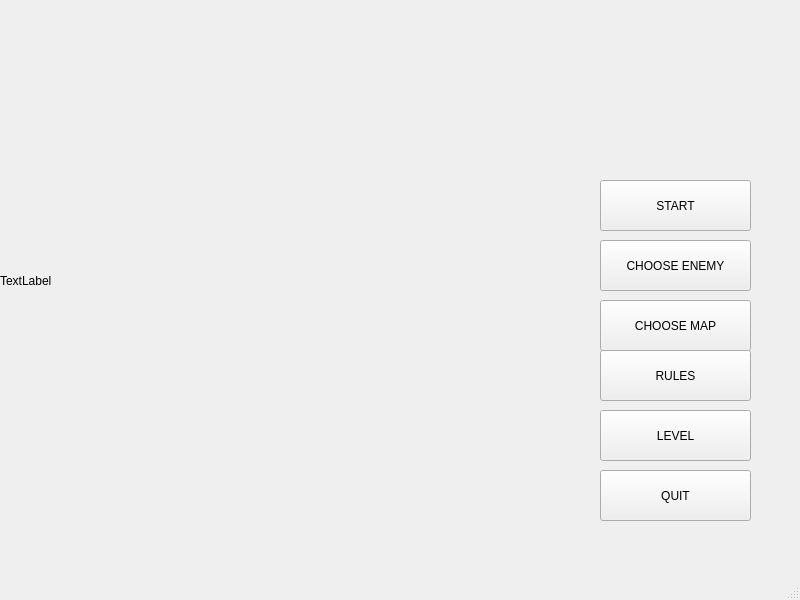
<?xml version="1.0" encoding="UTF-8"?>
<ui version="4.0">
 <class>MainWindow</class>
 <widget class="QMainWindow" name="MainWindow">
  <property name="geometry">
   <rect>
    <x>0</x>
    <y>0</y>
    <width>800</width>
    <height>600</height>
   </rect>
  </property>
  <property name="windowTitle">
   <string>MainWindow</string>
  </property>
  <widget class="QWidget" name="centralwidget">
   <widget class="QLabel" name="menu">
    <property name="geometry">
     <rect>
      <x>0</x>
      <y>-10</y>
      <width>831</width>
      <height>581</height>
     </rect>
    </property>
    <property name="text">
     <string>TextLabel</string>
    </property>
   </widget>
   <widget class="QPushButton" name="START">
    <property name="geometry">
     <rect>
      <x>600</x>
      <y>180</y>
      <width>151</width>
      <height>51</height>
     </rect>
    </property>
    <property name="text">
     <string>START</string>
    </property>
   </widget>
   <widget class="QPushButton" name="QUIT">
    <property name="geometry">
     <rect>
      <x>600</x>
      <y>470</y>
      <width>151</width>
      <height>51</height>
     </rect>
    </property>
    <property name="text">
     <string>QUIT</string>
    </property>
   </widget>
   <widget class="QPushButton" name="START_2">
    <property name="geometry">
     <rect>
      <x>600</x>
      <y>240</y>
      <width>151</width>
      <height>51</height>
     </rect>
    </property>
    <property name="text">
     <string>CHOOSE ENEMY</string>
    </property>
   </widget>
   <widget class="QPushButton" name="import_map">
    <property name="geometry">
     <rect>
      <x>600</x>
      <y>300</y>
      <width>151</width>
      <height>51</height>
     </rect>
    </property>
    <property name="text">
     <string>CHOOSE MAP</string>
    </property>
   </widget>
   <widget class="QPushButton" name="LEVEL">
    <property name="geometry">
     <rect>
      <x>600</x>
      <y>410</y>
      <width>151</width>
      <height>51</height>
     </rect>
    </property>
    <property name="text">
     <string>LEVEL</string>
    </property>
   </widget>
   <widget class="QPushButton" name="LEVEL_2">
    <property name="geometry">
     <rect>
      <x>600</x>
      <y>350</y>
      <width>151</width>
      <height>51</height>
     </rect>
    </property>
    <property name="text">
     <string>RULES</string>
    </property>
   </widget>
  </widget>
  <widget class="QMenuBar" name="menubar">
   <property name="geometry">
    <rect>
     <x>0</x>
     <y>0</y>
     <width>800</width>
     <height>22</height>
    </rect>
   </property>
  </widget>
  <widget class="QStatusBar" name="statusbar"/>
 </widget>
 <resources/>
 <connections/>
</ui>
